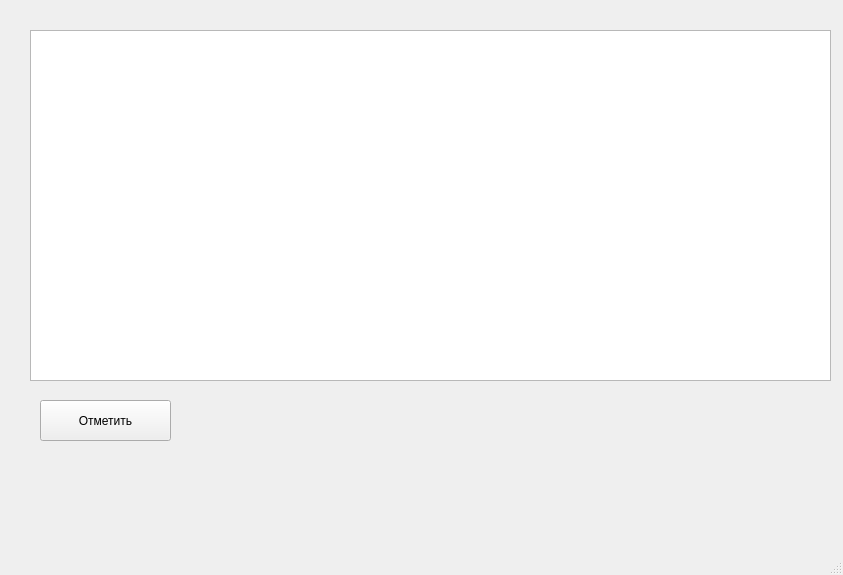
<?xml version="1.0" encoding="UTF-8"?>
<ui version="4.0">
 <class>MainWindow</class>
 <widget class="QMainWindow" name="MainWindow">
  <property name="geometry">
   <rect>
    <x>0</x>
    <y>0</y>
    <width>843</width>
    <height>575</height>
   </rect>
  </property>
  <property name="windowTitle">
   <string>MainWindow</string>
  </property>
  <widget class="QWidget" name="centralwidget">
   <widget class="QTableView" name="tableView">
    <property name="geometry">
     <rect>
      <x>30</x>
      <y>30</y>
      <width>801</width>
      <height>351</height>
     </rect>
    </property>
   </widget>
   <widget class="QPushButton" name="paintButton">
    <property name="geometry">
     <rect>
      <x>40</x>
      <y>400</y>
      <width>131</width>
      <height>41</height>
     </rect>
    </property>
    <property name="text">
     <string>Отметить</string>
    </property>
   </widget>
  </widget>
  <widget class="QMenuBar" name="menubar">
   <property name="geometry">
    <rect>
     <x>0</x>
     <y>0</y>
     <width>843</width>
     <height>20</height>
    </rect>
   </property>
  </widget>
  <widget class="QStatusBar" name="statusbar"/>
 </widget>
 <resources/>
 <connections/>
</ui>
